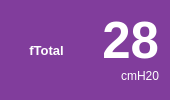
           <widget class="QFrame" name="frame_38">
            <property name="maximumSize">
             <size>
              <width>170</width>
              <height>120</height>
             </size>
            </property>
            <property name="styleSheet">
             <string notr="true">border-radius: 15px;
background-color: rgb(129, 61, 156);
color: rgb(255, 255, 255);</string>
            </property>
            <property name="frameShape">
             <enum>QFrame::Box</enum>
            </property>
            <property name="frameShadow">
             <enum>QFrame::Raised</enum>
            </property>
            <property name="lineWidth">
             <number>-17</number>
            </property>
            <property name="midLineWidth">
             <number>-8</number>
            </property>
            <layout class="QHBoxLayout" name="horizontalLayout_24">
             <item>
              <widget class="QLabel" name="label_91">
               <property name="font">
                <font>
                 <pointsize>10</pointsize>
                 <weight>75</weight>
                 <bold>true</bold>
                </font>
               </property>
               <property name="text">
                <string>fTotal</string>
               </property>
               <property name="alignment">
                <set>Qt::AlignCenter</set>
               </property>
              </widget>
             </item>
             <item>
              <layout class="QVBoxLayout" name="verticalLayout_36">
               <property name="spacing">
                <number>0</number>
               </property>
               <item>
                <widget class="QLabel" name="label_92">
                 <property name="font">
                  <font>
                   <pointsize>38</pointsize>
                   <weight>75</weight>
                   <bold>true</bold>
                  </font>
                 </property>
                 <property name="lineWidth">
                  <number>1</number>
                 </property>
                 <property name="text">
                  <string>28</string>
                 </property>
                 <property name="alignment">
                  <set>Qt::AlignRight|Qt::AlignTrailing|Qt::AlignVCenter</set>
                 </property>
                </widget>
               </item>
               <item>
                <widget class="QLabel" name="label_93">
                 <property name="font">
                  <font>
                   <pointsize>9</pointsize>
                  </font>
                 </property>
                 <property name="text">
                  <string>cmH20</string>
                 </property>
                 <property name="alignment">
                  <set>Qt::AlignRight|Qt::AlignTop|Qt::AlignTrailing</set>
                 </property>
                </widget>
               </item>
              </layout>
             </item>
            </layout>
           </widget>
